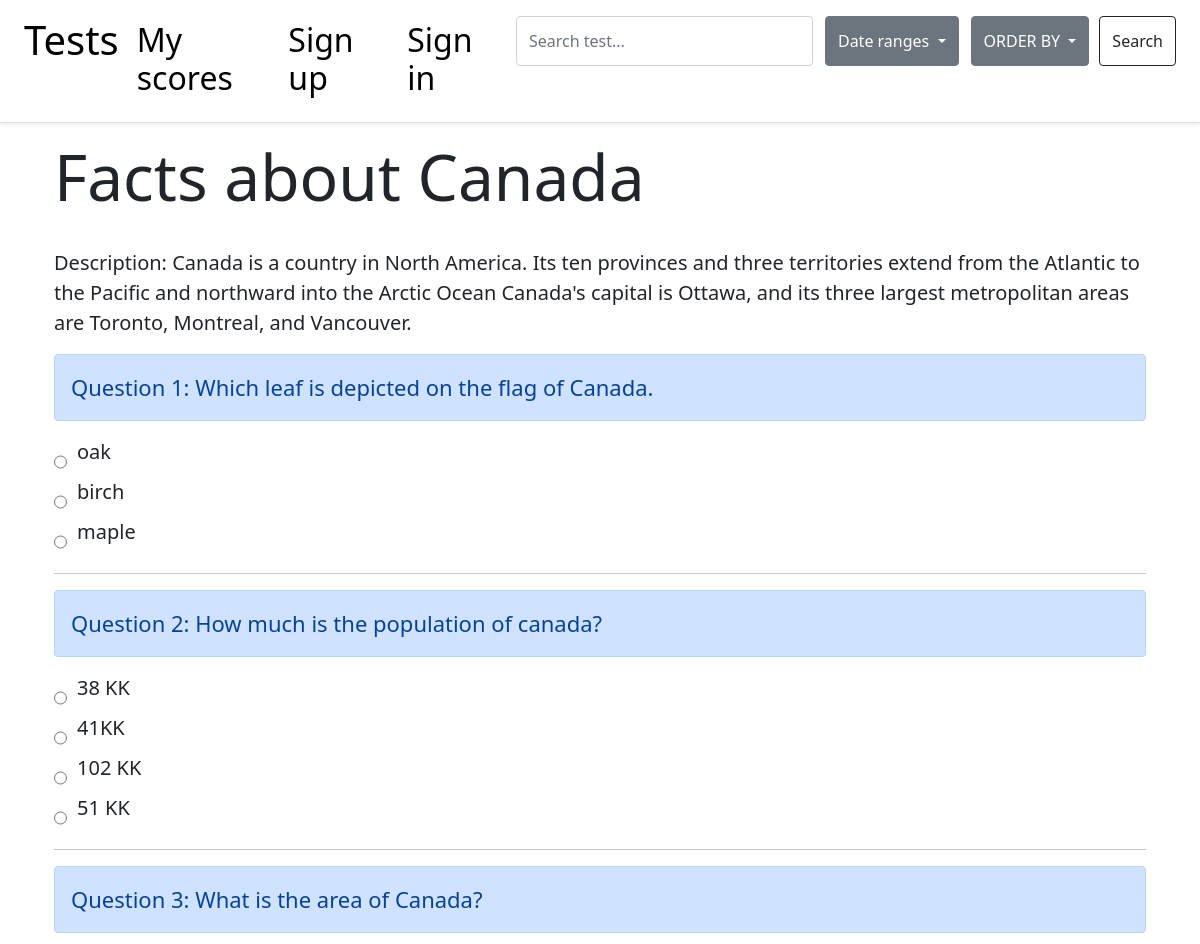
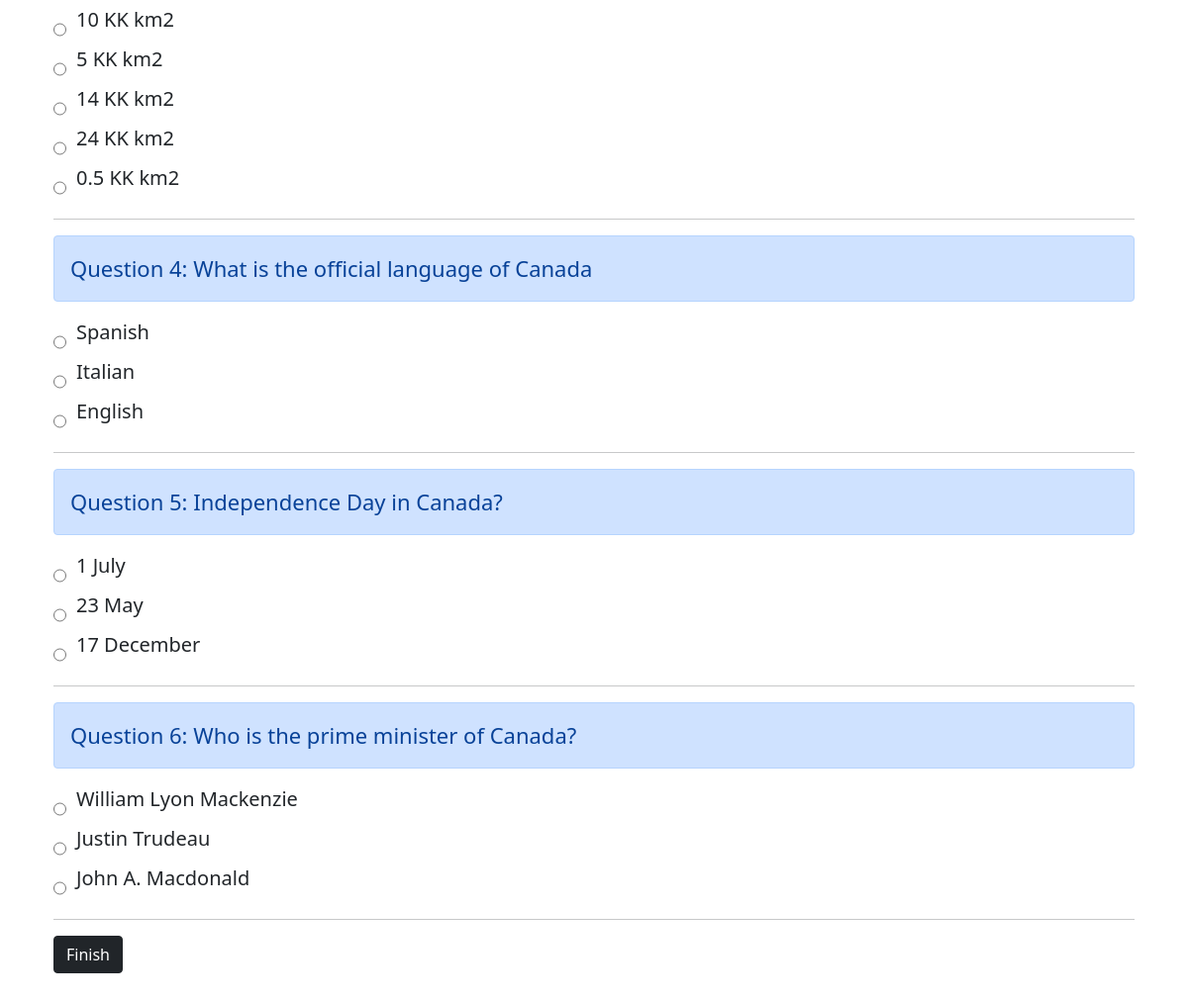
/start/2/, run on the app's committed database (2 pictures, top to bottom).
### tests/models.py (models this page shows, shortened)
class Test(models.Model):
    title = models.CharField(max_length=200, blank=True, null=True, unique=True)
    questions = models.ManyToManyField(Question, related_name="test", blank=True)
    description = models.CharField(max_length=280, blank=True)
    image_src = models.CharField(max_length=120, blank=True, default="https://source.unsplash.com/random")
    created_at = models.DateTimeField(auto_now_add=True)

class Question(models.Model):
    text = models.TextField()
    options = models.ManyToManyField(Option, related_name='question_set')
    right_option = models.ForeignKey(Option, on_delete=models.CASCADE, related_name='question')

class Option(models.Model):
    text = models.TextField()

### tests/views.py (the view, shortened to what this page needs)
# urls.py: path('start/<int:pk>/', TestSessionView.as_view(), name='start'),
class TestSessionView(DetailView):
    model = Test
    template_name = 'tests/start.html'

### templates/tests/start.html (shortened to what this page needs)
{% extends '_base.html' %}
{% block content %}
<div class="container">
<h1 class="post__title">{{test.title}}</h1>
<p class="lead">
    Description: {{test.description}}
</p>
<div>
    <form method="POST">
    {% for question in test.questions.all %}
    <div class = "alert alert-primary" role="alert" style="font-size: 22px;">
        Question {{forloop.counter}}:  {{question.text}}
    </div>
    <div class="start__input">
            {% for option in question.options.all %}
            <div style="display: flex; flex-direction: row; ">
                <input style="margin-top: 10px;" type="radio" value="{{option.id}}" name='{{question.id}}' id='{{question.id}}'/>
                <label for='{{question.id}}' class="option__start" >{{option.text}}</label>
            </div>
            {% endfor %}
            <hr/>
    </div>
    {% endfor %}
    <input type="submit" class="btn btn-dark glow" value = "Finish" style="margin-bottom: 100px;"/>
    </form>
</div>
{% endblock content %}

### static/css/base.css (style rules this page uses)
.post__title { font-size: 8vh; margin-bottom: 4vh; }
.glow { animation: glowing 1300ms infinite; }
.start__input { display: flex; flex-direction: column; }
.option__start { font-size: 20px; margin-left: 10px; padding-bottom: 10px; }

### data on the page
Test: title "Facts about Canada", description "Canada is a country in North America. Its ten provinces and three territories extend from the Atlantic to the Pacific and northward into the Arctic Ocean Canada's capital is Ottawa, and its three largest metropolitan areas are Toronto, Montreal, and Vancouver."
Question: text "Which leaf is depicted on the flag of Canada."
Option: text "oak"
Option: text "birch"
Option: text "maple"
Question: text "How much is the population of canada?"
Option: text "38 KK"
Option: text "41KK"
Option: text "102 KK"
Option: text "51 KK"
Question: text "What is the area of Canada?"
Option: text "10 KK km2"
Option: text "5 KK km2"
Option: text "14 KK km2"
Option: text "24 KK km2"
Option: text "0.5 KK km2"
Question: text "What is the official language of Canada"
Option: text "Spanish"
Option: text "Italian"
Option: text "English"
Question: text "Independence Day in Canada?"
Option: text "1 July"
Option: text "23 May"
Option: text "17 December"
Question: text "Who is the prime minister of Canada?"
Option: text "William Lyon Mackenzie"
Option: text "Justin Trudeau"
Option: text "John A. Macdonald"
